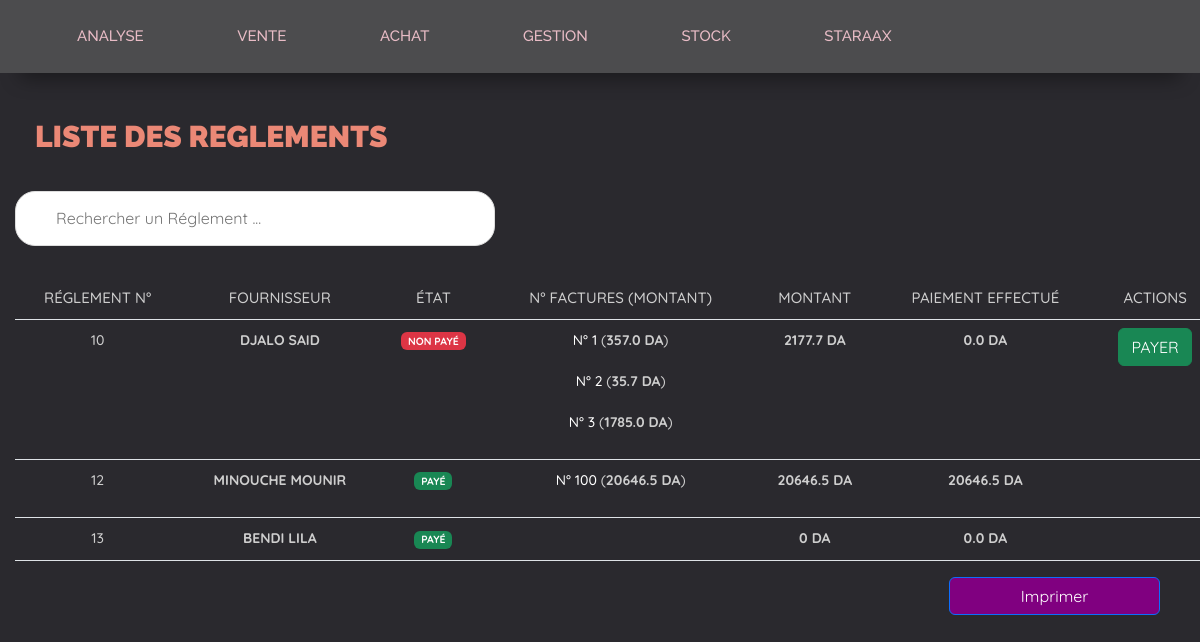
The app's page /reglement/ (signed in) with its own data.
### app/models.py (models this page shows, shortened)
class Reglement(models.Model):
    code_reg = models.AutoField(primary_key=True)
    etat_reg = models.BooleanField(default=False)
    montant_payé = models.FloatField(default=0)
    def update_etat_reg(self):
        blf=BlFacture.objects.filter(fournisseur__reglement=self)
        totalttc_fac=0
        for item in blf:
            totalttc_fac += item.totalttc_fac
        if  self.montant_payé < totalttc_fac:
            self.etat_reg = False
        else:
            self.etat_reg = True
        self.save()

class Fournisseur(models.Model):
    code_fr = models.AutoField(primary_key=True)
    nom_fr = models.CharField(max_length=254)
    prenom_fr = models.CharField(max_length=255)
    adr_fr = models.CharField(max_length=255)
    tel_fr = models.CharField(max_length=255)
    reglement = models.OneToOneField('Reglement', on_delete=models.CASCADE, null=True, blank=True)
    def __str__(self):
        return self.nom_fr + " " + self.prenom_fr

class BlFacture(models.Model):
    code_doc = models.IntegerField(primary_key=True)
    totalht = models.FloatField(default=0)
    totalttc_bl = models.FloatField(default=0)
    totalttc_fac = models.FloatField(default=0)
    fournisseur = models.ForeignKey(Fournisseur, on_delete=models.CASCADE)
    date_doc = models.DateTimeField()
    remise = models.FloatField(default=0)
    stock = models.ForeignKey('Stock', on_delete=models.CASCADE,default=1)

### app/views.py (the view)
# urls.py: path('reglement/', views.reglement, name='reglement'),
def reglement(request):
    if request.user.is_authenticated:
        tabs=show_navigation(request)
        r=Reglement.objects.all()
        for i in r:
            i.update_etat_reg()
        bl=BlFacture.objects.all()
        context={'tabs': tabs, 'r':r,'bl':bl}
        return render(request, 'achat/reglement/reglement.html', context)
    else:
      return redirect('login')

### app/templatetags/myFilters.py (called while the page is built)
@register.filter
def sumtotalttcreglement(value, arg):
    x=0
    for item in value:
        if item.fournisseur.reglement == arg:
            x += item.totalttc_fac
    return x

### app/views.py (called while the page is built)
def show_navigation(request):
  if request.user.is_authenticated:
    tabs = FavoriteTab.objects.order_by('order')
    username=request.user.username
    context = {'tabs': tabs, 'username': username}
    return context
  else:
    return redirect('login')

### app/templates/achat/reglement/reglement.html (shortened to what this page needs)
{% load static %}
{% load myFilters %}
<!DOCTYPE html>
<html lang="en">
  <head>
    <link
      rel="stylesheet"
      href="https://cdn.datatables.net/1.10.23/css/jquery.dataTables.min.css"
    />
    <link rel="stylesheet" href="../static/growl-notification/light-theme.min.css">
    <link rel="stylesheet" href="{% static 'css/style.css' %}" />
  </head>
  <body>
    {% include 'header.html' %}
    <h4 class="display-5 d-inline">Liste des reglements</h4>
    <input
    class="hid search"
      type="text"
      id="myInput"
      onkeyup="SearchBar()"
      placeholder="Rechercher un Réglement ..."
    />
    <table class="table tproducts">
      <thead>
        <th>Réglement N°</th>
        <th>Fournisseur</th>
        <th>état</th>
        <th>N° Factures (Montant)</th>
        <th>Montant</th>
        <th>Paiement effectué</th>
        <th class="hid">Actions</th>
      </thead>
      {% for r in r %}
      <tbody>
        <tr data-aos="fade-right" data-aos-anchor-placement="bottom-bottom">
          <td>{{r.code_reg}}</td>
          <td><strong>{{r.fournisseur}}</strong></td>
          <td>
            {% if r.etat_reg > 0 %}
            <span class="badge bg-success">Payé</span>
            {% else %}
            <span class="badge bg-danger">Non Payé</span>
            {% endif %}
            </td>
          <td>
              {% for bl in bl %}
              {% if bl.fournisseur.reglement == r %}
              <p>
                <a id="unlink" href="{% url 'editBL' bl.code_doc %}"> N° {{bl.code_doc}}</a> (<strong>{{bl.totalttc_fac}} DA</strong>)
              </p>
              {% endif %}
              {% endfor %}
          </td>
      <td> <strong>{{ bl|sumtotalttcreglement:r }} DA</strong> </td>
      <td> <strong>{{ r.montant_payé }} DA</strong> </td>
          <td class="hid">
            {% if r.etat_reg == 0 %}
            <a class="btn btn-success" href="{% url 'payerR' r.code_reg %}">Payer</a>
            {% endif %}
            </td>
        </tr>
        {% endfor%}
      </tbody>
    </table>
    <div style="display: flex;flex-direction: column;align-items: flex-end;">
    <button style="background-color: purple;float: right;margin-right: 25px; width: 18%;margin-bottom: 20px;" id="print-button" class="btn btn-primary" >Imprimer</button>
  </div>
  </body>
</html>

### app/templates/header.html (shortened to what this page needs)
{% load static %}
  <nav>
    <ul class="favorite-tabs">
   <span class="dropdown">
        <li id="nav" data-bs-toggle="dropdown" aria-expanded="false">Analyse</li>
      </span>
      <span class="dropdown">
        <li id="nav" data-bs-toggle="dropdown" aria-expanded="false">Vente</li>
      </span>
      <span class="dropdown">
        <li id="nav" data-bs-toggle="dropdown" aria-expanded="false">Achat</li>
      </span>
      <span class="dropdown">
        <li id="nav" data-bs-toggle="dropdown" aria-expanded="false">Gestion</li>
      </span>
      <li id="nav" onclick="window.location.href='/stock'">Stock</li>
      <span class="dropdown">
        <li id="nav" data-bs-toggle="dropdown" aria-expanded="false">{{ user.username }}</li>
      </span>
    </ul>
  </nav>
</body>

### app/static/css/style.css (style rules this page uses)
body { background: #2a292e; font-family: 'Quicksand', sans-serif !important; font-size: 16px; font-weight: 550; color: #cecece; line-height: 1.8; overflow-x: hidden; animation: fadeInAnimation ease 0.5s; animation-iteration-count: 1; animation-fill-mode: forwards; }
body>* { margin: 15px; }
body>nav { background: #4c4c4e; box-shadow: 0 25px 20px -20px rgba(0,0,0,0.4); position:sticky; top:0px; width: 100%; margin: 0; font-family: 'Raleway', sans-serif !important; font-weight: bolder; }
nav ul li { display: inline-block; list-style: none; padding: 13px 35px ; margin: 10px; font-size: 13px; font-weight: 500; text-transform: uppercase; color: #4c4c4e; cursor: pointer; position: relative; z-index: 2; transition: color 0.5s; font-size: 15px; }
ul { width: fit-content; }
#nav { color: #e9bcc6; }
.big-title, h4 { padding-top: 30px; color: #eb8876; font-weight: 550; font-size: 25px; text-transform: uppercase; margin-bottom: 10px; font-family: 'Raleway', sans-serif; }
nav ul li:after { content: ''; background: #eb8876; width: 100%; height: 100%; border-radius: 30px; position: absolute; top: 100%; left: 50%; transform: translate(-50%,-50%); z-index: -1; opacity: 0; transition: top 0.5s, opacity 0.5s; }
.display-5 { font-size: 30px; font-weight: bolder; position: relative; top: 30px; left: 20px; z-index: -2; }
a { text-decoration: none; color: #cecece; }
table { margin-top: 80px; text-align: center; align-items: center; }
th { align-items: center; color: #cecece; font-size: 15px; font-weight: 500; text-transform: uppercase; margin-bottom: 10px; }
td { align-items: center; color: #cecece; font-size: 14px; font-weight: 500; text-transform: uppercase; margin-bottom: 10px; }
#myInput { display: block; background-image: url('/css/searchicon.png'); background-position: 10px 12px; background-repeat: no-repeat; width: 40%; font-size: 16px; padding: 12px 20px 12px 40px; border: 1px solid #ddd; margin-bottom: 12px; border-radius: 20px; position:relative; top:50px; z-index: -1; }
#unlink { color: #fff; text-decoration: none; }
input { width:200px; border-radius: 10px; padding: 10px; }

### records on screen
Reglement: code_reg "10", fournisseur "DJALO SAID", etat_reg "NON PAYÉ", montant_payé "0.0"
BlFacture: code_doc "1", totalttc_fac "357.0", fournisseur+totalttc_fac "2177.7", fournisseur.totalttc_fac "20646.5", fournisseur.code_reg "0"
BlFacture: code_doc "2", totalttc_fac "35.7"
BlFacture: code_doc "3", totalttc_fac "1785.0"
Reglement: code_reg "12", fournisseur "MINOUCHE MOUNIR", etat_reg "PAYÉ", montant_payé "20646.5"
BlFacture: code_doc "100", totalttc_fac "20646.5"
Reglement: code_reg "13", fournisseur "BENDI LILA", etat_reg "PAYÉ", montant_payé "0.0"

### other values on screen
{{ user.username }} "STARAAX"
